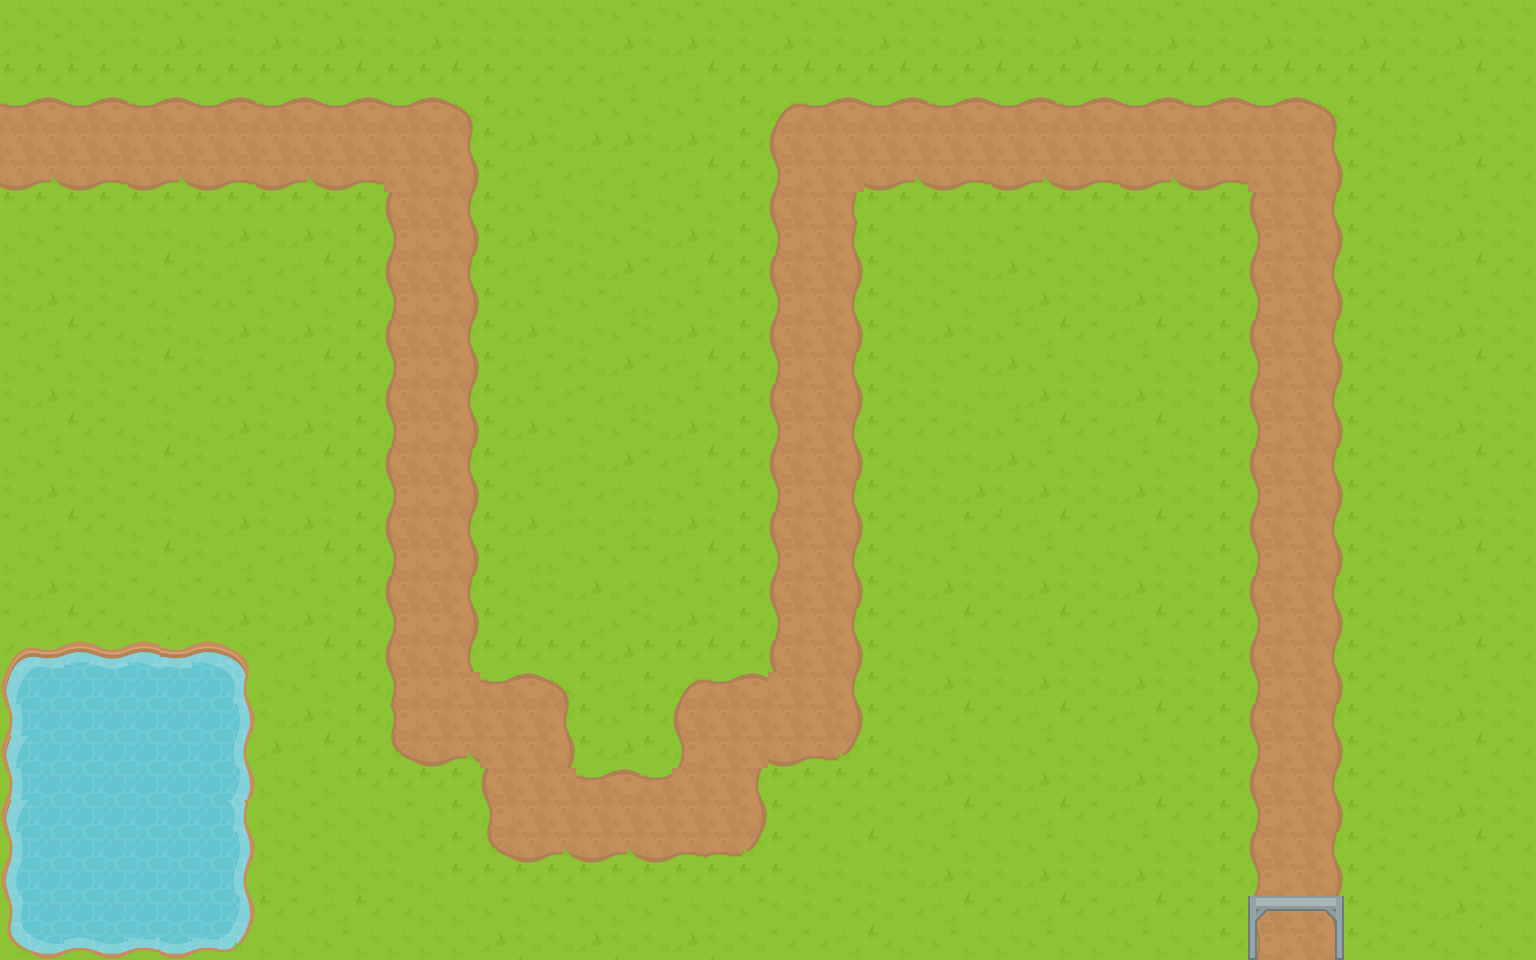

Tiled map render using the project's own tile images. Description and the map definition, with tile-layer contents summarised, below:
An orthogonal 48x30 tile map with 32x32 px tiles, 2 tile layers (Calque 2, Calque 1) and 19 objects (9x direction, 8x Path, start, end).

<map version="1.2" tiledversion="1.3.2" orientation="orthogonal" renderorder="right-down" compressionlevel="0" width="48" height="30" tilewidth="32" tileheight="32" infinite="0" nextlayerid="7" nextobjectid="41">
 <tileset firstgid="1" name="RPGpack_sheet" tilewidth="32" tileheight="32" tilecount="1040" columns="40">
  <image source="KenneyRPGpack/Spritesheet/RPGpack_sheet.png" width="1280" height="832" />
  <tile id="411">
   <properties>
    <property name="Meilleur" value="" />
   </properties>
  </tile>
 </tileset>
 <layer id="5" name="Calque 2" width="48" height="30">
  <data>[1440 cells, 626 non-empty, 65 distinct tile ids]</data>
 </layer>
 <layer id="1" name="Calque 1" width="48" height="30">
  <data>[1440 cells, 819 non-empty, 19 distinct tile ids]</data>
 </layer>
 <objectgroup id="3" name="path">
  <object id="7" type="Path" x="385" y="97" width="96" height="572" visible="0" />
  <object id="8" type="Path" x="385" y="670" width="188" height="96" visible="0" />
  <object id="9" type="Path" x="481" y="765" width="286" height="96" visible="0" />
  <object id="10" type="Path" x="673" y="673" width="189" height="96" visible="0" />
  <object id="11" type="Path" x="770" y="193" width="96" height="476" visible="0" />
  <object id="12" type="Path" x="768" y="97" width="575" height="96" visible="0" />
  <object id="13" type="Path" x="1250" y="193" width="96" height="766" visible="0" />
  <object id="22" type="Path" x="0" y="96" width="384" height="96" />
 </objectgroup>
 <objectgroup id="6" name="Direction">
  <object id="23" type="start" x="0" y="128" width="32" height="32">
   <properties>
    <property name="name" value="start" />
   </properties>
  </object>
  <object id="24" type="direction" x="416" y="128" width="32" height="32">
   <properties>
    <property name="rotation" type="int" value="270" />
   </properties>
  </object>
  <object id="25" type="direction" x="416" y="704" width="32" height="32">
   <properties>
    <property name="rotation" type="int" value="0" />
   </properties>
  </object>
  <object id="26" type="direction" x="512" y="704" width="32" height="32">
   <properties>
    <property name="rotation" type="int" value="270" />
   </properties>
  </object>
  <object id="27" type="direction" x="512" y="800" width="32" height="32">
   <properties>
    <property name="rotation" type="int" value="0" />
   </properties>
  </object>
  <object id="33" type="direction" x="704" y="800" width="32" height="32">
   <properties>
    <property name="rotation" type="int" value="90" />
   </properties>
  </object>
  <object id="34" type="direction" x="704" y="704" width="32" height="32">
   <properties>
    <property name="rotation" type="int" value="0" />
   </properties>
  </object>
  <object id="35" type="direction" x="800" y="704" width="32" height="32">
   <properties>
    <property name="rotation" type="int" value="90" />
   </properties>
  </object>
  <object id="36" type="direction" x="800" y="128" width="32" height="32">
   <properties>
    <property name="rotation" type="int" value="0" />
   </properties>
  </object>
  <object id="37" type="direction" x="1280" y="128" width="32" height="32">
   <properties>
    <property name="rotation" type="int" value="270" />
   </properties>
  </object>
  <object id="38" type="end" x="1280" y="928" width="32" height="32" />
 </objectgroup>
</map>
